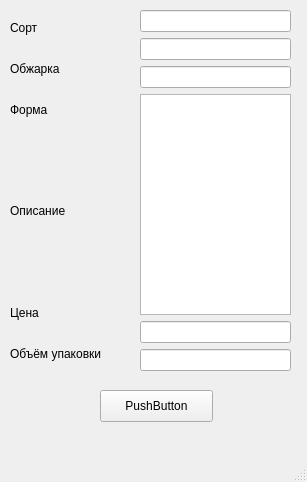
<?xml version="1.0" encoding="UTF-8"?>
<ui version="4.0">
 <class>MainWindow</class>
 <widget class="QMainWindow" name="MainWindow">
  <property name="geometry">
   <rect>
    <x>0</x>
    <y>0</y>
    <width>307</width>
    <height>482</height>
   </rect>
  </property>
  <property name="windowTitle">
   <string>MainWindow</string>
  </property>
  <widget class="QWidget" name="centralwidget">
   <widget class="QWidget" name="verticalLayoutWidget">
    <property name="geometry">
     <rect>
      <x>10</x>
      <y>10</y>
      <width>121</width>
      <height>361</height>
     </rect>
    </property>
    <layout class="QVBoxLayout" name="verticalLayout">
     <item>
      <widget class="QLabel" name="label">
       <property name="text">
        <string>Сорт</string>
       </property>
      </widget>
     </item>
     <item>
      <widget class="QLabel" name="label_3">
       <property name="text">
        <string>Обжарка</string>
       </property>
      </widget>
     </item>
     <item>
      <widget class="QLabel" name="label_4">
       <property name="text">
        <string>Форма</string>
       </property>
      </widget>
     </item>
     <item>
      <spacer name="verticalSpacer">
       <property name="orientation">
        <enum>Qt::Vertical</enum>
       </property>
       <property name="sizeType">
        <enum>QSizePolicy::Preferred</enum>
       </property>
       <property name="sizeHint" stdset="0">
        <size>
         <width>2</width>
         <height>60</height>
        </size>
       </property>
      </spacer>
     </item>
     <item>
      <widget class="QLabel" name="label_5">
       <property name="text">
        <string>Описание</string>
       </property>
      </widget>
     </item>
     <item>
      <spacer name="verticalSpacer_2">
       <property name="orientation">
        <enum>Qt::Vertical</enum>
       </property>
       <property name="sizeType">
        <enum>QSizePolicy::Preferred</enum>
       </property>
       <property name="sizeHint" stdset="0">
        <size>
         <width>20</width>
         <height>60</height>
        </size>
       </property>
      </spacer>
     </item>
     <item>
      <widget class="QLabel" name="label_6">
       <property name="text">
        <string>Цена</string>
       </property>
      </widget>
     </item>
     <item>
      <widget class="QLabel" name="label_7">
       <property name="text">
        <string>Объём упаковки</string>
       </property>
      </widget>
     </item>
    </layout>
   </widget>
   <widget class="QWidget" name="verticalLayoutWidget_2">
    <property name="geometry">
     <rect>
      <x>140</x>
      <y>10</y>
      <width>151</width>
      <height>361</height>
     </rect>
    </property>
    <layout class="QVBoxLayout" name="verticalLayout_2">
     <item>
      <widget class="QLineEdit" name="sort"/>
     </item>
     <item>
      <widget class="QLineEdit" name="roast"/>
     </item>
     <item>
      <widget class="QLineEdit" name="form"/>
     </item>
     <item>
      <widget class="QTextEdit" name="desc"/>
     </item>
     <item>
      <widget class="QLineEdit" name="price"/>
     </item>
     <item>
      <widget class="QLineEdit" name="value"/>
     </item>
    </layout>
   </widget>
   <widget class="QPushButton" name="result">
    <property name="geometry">
     <rect>
      <x>100</x>
      <y>390</y>
      <width>113</width>
      <height>32</height>
     </rect>
    </property>
    <property name="text">
     <string>PushButton</string>
    </property>
   </widget>
  </widget>
  <widget class="QMenuBar" name="menubar">
   <property name="geometry">
    <rect>
     <x>0</x>
     <y>0</y>
     <width>307</width>
     <height>37</height>
    </rect>
   </property>
  </widget>
  <widget class="QStatusBar" name="statusbar"/>
 </widget>
 <resources/>
 <connections/>
</ui>
